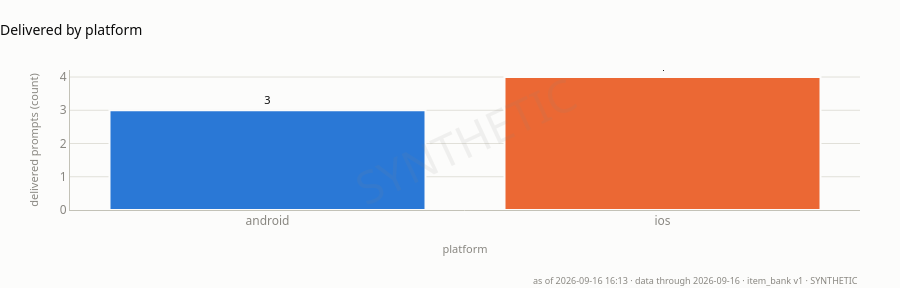

Write notebook code for a chart like this one.
### Code cell
# Delivery split by platform. iOS and Android push behaviour diverges, and a
# platform-specific collapse is invisible in the pooled funnel above.
# 1001's 7 delivered prompts split 4 iOS / 3 Android - no asymmetry here.
splits = plot_delivery_splits(TIMELINE_USER)
splits["receipt_platform"]

### Figure 1 — Plotly figure (JSON) as saved in the notebook; plotly's stock layout.template omitted (floating-point values rounded to 4 significant figures)
{"data": [{"hovertemplate": "%{x}<br>%{y} delivered<extra></extra>", "marker": {"color": ["#2a78d6", "#eb6834"], "line": {"color": "#fcfcfb", "width": 2}}, "showlegend": false, "text": ["3", "4"], "textfont": {"color": "#0b0b0b", "size": 11}, "textposition": "outside", "type": "bar", "x": ["android", "ios"], "y": [3, 4]}], "layout": {"annotations": [{"font": {"color": "#898781", "family": "system-ui, -apple-system, \"Segoe UI\", sans-serif", "size": 9}, "showarrow": false, "text": "as of 2026-09-16 16:13 · data through 2026-09-16 · item_bank v1 · SYNTHETIC", "x": 1, "xanchor": "right", "xref": "paper", "y": 0, "yanchor": "top", "yref": "paper", "yshift": -62}, {"font": {"color": "#898781", "family": "system-ui, -apple-system, \"Segoe UI\", sans-serif", "size": 45}, "opacity": 0.1, "showarrow": false, "text": "SYNTHETIC", "textangle": -25, "x": 0.5, "xref": "paper", "y": 0.5, "yref": "paper"}], "font": {"color": "#52514e", "family": "system-ui, -apple-system, \"Segoe UI\", sans-serif", "size": 12}, "height": 288, "hoverlabel": {"bgcolor": "#fcfcfb", "font": {"color": "#0b0b0b", "family": "system-ui, -apple-system, \"Segoe UI\", sans-serif"}}, "margin": {"b": 78, "l": 70, "r": 40, "t": 70}, "paper_bgcolor": "#fcfcfb", "plot_bgcolor": "#fcfcfb", "showlegend": false, "title": {"font": {"color": "#0b0b0b", "size": 14}, "text": "Delivered by platform", "x": 0, "xanchor": "left"}, "xaxis": {"linecolor": "#c3c2b7", "showgrid": false, "tickfont": {"color": "#898781"}, "title": {"font": {"color": "#898781", "size": 11}, "text": "platform"}, "zeroline": false}, "yaxis": {"gridcolor": "#e1e0d9", "linecolor": "#c3c2b7", "rangemode": "tozero", "showgrid": true, "tickfont": {"color": "#898781"}, "title": {"font": {"color": "#898781", "size": 11}, "text": "delivered prompts (count)"}, "zeroline": false}}}
